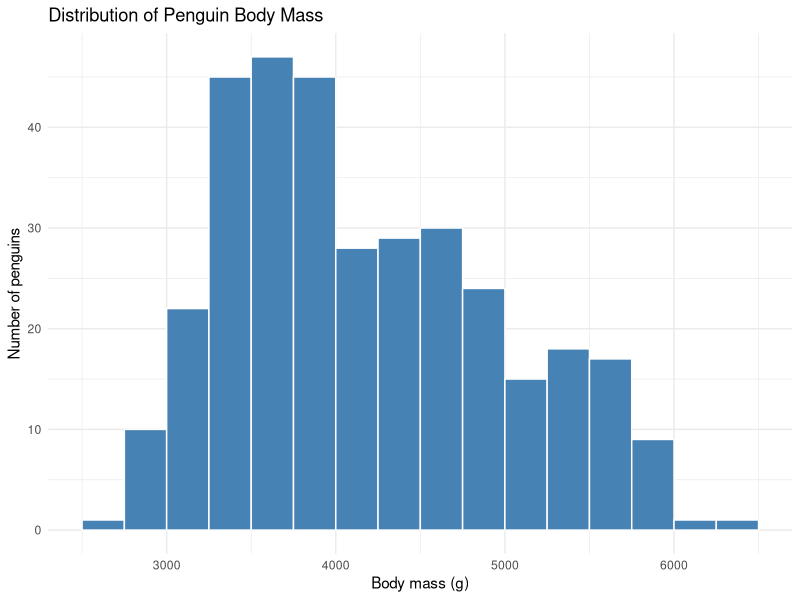
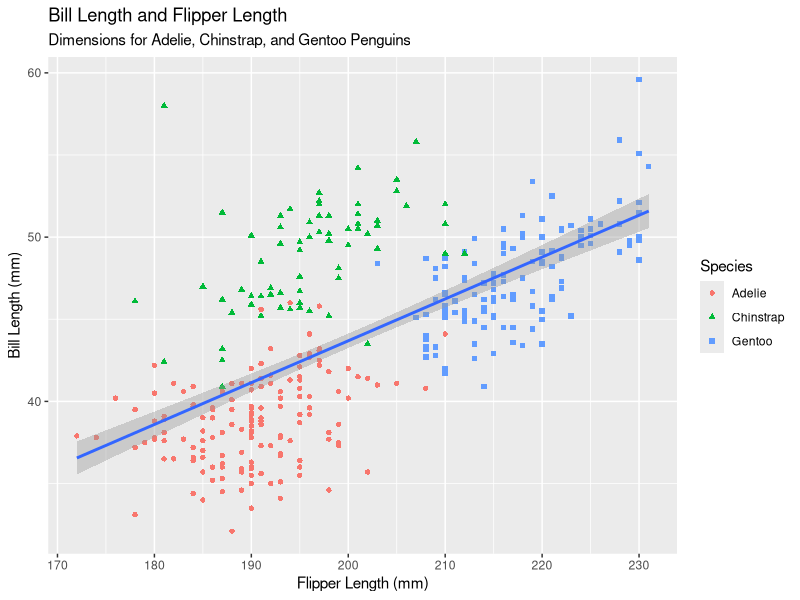

Reproduce these figures in R, in order. (Note: this script raises an error after producing the figures.)
## ---- chunk 1
#| label: setup
#| message: false
library(tidyverse)
library(palmerpenguins)
## ---- chunk 2
penguins |>
  filter(!is.na(body_mass_g)) |>
  ggplot(aes(x = body_mass_g)) +
  geom_histogram(
    binwidth = 250,
    fill = "steelblue",
    color = "white",
    boundary = 0
  ) +
  labs(
    title = "Distribution of Penguin Body Mass",
    x = "Body mass (g)",
    y = "Number of penguins"
  ) +
  theme_minimal()
## ---- chunk 3
glimpse(penguins)
ggplot(data = penguins, mapping = aes(x=flipper_length_mm, y=bill_length_mm)) + 
  geom_point(mapping = aes(color=species, shape=species)) + 
  geom_smooth(method="lm") + 
  labs(title="Bill Length and Flipper Length", 
       subtitle="Dimensions for Adelie, Chinstrap, and Gentoo Penguins" , 
       x= "Flipper Length (mm)", 
       y= "Bill Length (mm)", 
       color = "Species", 
       shape = "Species")
## ---- chunk 4
penguinsdt |> 
ggplot(aes(x = bill_length_mm, y = body_mass_g, color = species)) +
geom_point() +
labs(
title = "Bill Length and Body Mass Compared by Species",
x = "Bill Length (mm)",
y = "Body Mass (g)")
## ---- chunk 5
ggplot(data = penguins, mapping = aes(x = species, y = body_mass_g, fill = species)) +
  geom_boxplot() +
  labs(title = "Body Mass by Species",
       x = "Species",
       y = "Body Mass (g)",
       fill = "Species")
